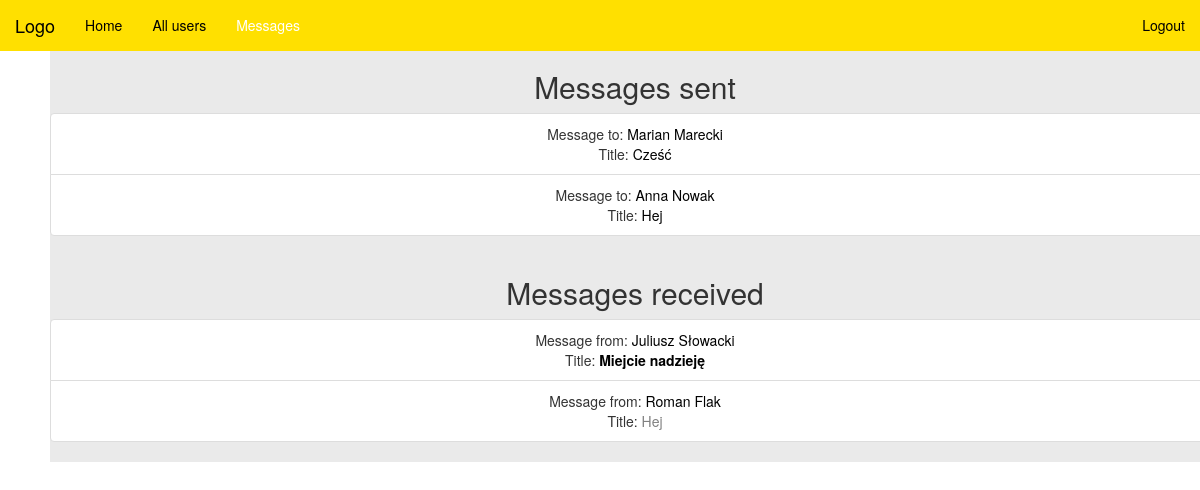
Screenshot of /messages_page.php (signed in) with the database file from the repository.
### tables this page shows
CREATE TABLE IF NOT EXISTS `Message` (
  `id` int(11) NOT NULL AUTO_INCREMENT,
  `author_id` int(11) NOT NULL,
  `receiver_id` int(11) NOT NULL,
  `title` varchar(100) NOT NULL,
  `text` varchar(255) NOT NULL,
  `status` char(1) DEFAULT NULL,
  PRIMARY KEY (`id`),
  KEY `Message_ibfk_1` (`author_id`),
  KEY `Message_ibfk_2` (`receiver_id`)
);

CREATE TABLE IF NOT EXISTS `User` (
  `id` int(11) NOT NULL AUTO_INCREMENT,
  `email` varchar(100) NOT NULL,
  `password` varchar(255) NOT NULL,
  `fullName` varchar(100) NOT NULL,
  `active` tinyint(1) DEFAULT '1',
  PRIMARY KEY (`id`),
  UNIQUE KEY `email` (`email`)
);

### src/Message.php (called while the page is built, shortened)
<?php
class Message {
    public static function loadAllMessagesSent(mysqli $conn, $userId) {
        $sql = "SELECT * FROM Message WHERE author_id = $userId";
        $result = $conn->query($sql);
        if($result->num_rows > 0) {
            $sentMessagesArray = [];
            while($row = $result->fetch_assoc()) {
                $messageSent = new Message();
                $messageSent->id = $row['id'];
                $messageSent->receiverId = $row['receiver_id'];
                $messageSent->authorId = $userId;
                $messageSent->text = $row['text'];
                $messageSent->title = $row['title'];
                $sentMessagesArray[] = $messageSent;
            }
            return $sentMessagesArray;
        }
    }
    public static function loadAllMessagesReceived(mysqli $conn, $userId) {
        $sql = "SELECT * FROM Message WHERE receiver_id = $userId";
        $result = $conn->query($sql);
        if($result->num_rows > 0) {
            $receivedMessagesArray = [];
            while($row = $result->fetch_assoc()) {
                $messageReceived = new Message();
                $messageReceived->id = $row['id'];
                $messageReceived->receiverId = $userId;
                $messageReceived->authorId = $row['author_id'];
                $messageReceived->text = $row['text'];
                $messageReceived->title = $row['title'];
                $messageReceived->status = $row['status'];
                $receivedMessagesArray[] = $messageReceived;
            }
            return $receivedMessagesArray;
        }
    }
    private $id;
    private $authorId;
    private $receiverId;
    private $title;
    private $status;
    function __construct() {
        $this->id = -1;
        $this->authorId = 0;
        $this->receiverId = 0;
        $this->title = "";
        $this->status = 0;
    }
    public function getId() {
        return $this->id;
    }
    public function getAuthorId() {
        return $this->authorId;
    }
    public function getReceiverId() {
        return $this->receiverId;
    }
    function getTitle() {
        return $this->title;
    }
    function getStatus() {
        return $this->status;
    }
}

### src/User.php (called while the page is built, shortened)
<?php
class User {
    private $fullName;
    public function __construct() {
        $this->fullName = "";
    }
    public function getFullName() {
        return $this->fullName;
    }
    public function loadFromDB(mysqli $conn, $id) {
        $sql = "SELECT * FROM User WHERE id=$id";
        $result = $conn->query($sql);
        if($result->num_rows == 1) {
            $rowUser = $result->fetch_assoc();
            $this->fullName = $rowUser['fullName'];
            return $this;
        }
        else {
            return null;
        }
    }
}

### messages_page.php (the view, shortened to what this page needs)
<!DOCTYPE html>
<?php
require_once './src/User.php';
require_once './src/Message.php';
require_once './src/connection.php';
?>
<html>
    <head>
        <link rel="stylesheet" href="./css/style.css">
        <link rel="stylesheet" href="./css/bootstrap.css">
    </head>
    <body>
        <nav class="navbar navbar-inverse navbar-fixed-top">
            <div class="container-fluid">
                <div class="navbar-header">
                    <a class="navbar-brand" href="index.php">Logo</a>
                </div>
                <div class="collapse navbar-collapse" id="myNavbar">
                    <ul class="nav navbar-nav">
                        <li><a href="index.php">Home</a></li>
                        <li><a href='all_users.php'>All users</a></li>
                        <li class="active"><a href='messages_page.php'>Messages</a></li>
                    </ul>
                    <ul class="nav navbar-nav navbar-right">
                        <li><a href='logout.php'>Logout</a> </li>
                    </ul>
                </div>
            </div>
        </nav>
        <div class="container text-center">
            <div class="row">
                <div class="col-md-12">
                    <?php
                    echo("<h2>Messages sent</h2>");
                    $userId = $_SESSION['loggedUserId'];
                    $userMessagesSent = Message::loadAllMessagesSent($conn, $userId);
                    echo("<ul class='list-group'>");
                    for ($i = 0; $i < count($userMessagesSent); $i++) {
                        $messageId = $userMessagesSent[$i]->getId();
                        $messageTitle = $userMessagesSent[$i]->getTitle();
                        $receiverId = $userMessagesSent[$i]->getReceiverId();
                        $receiver = new User();
                        $receiver->loadFromDB($conn, $receiverId);
                        $receiverName = $receiver->getFullName();
                        echo("<li class='list-group-item'>Message to:
                                <a class='tweet_link' href='user_page.php?id=$receiverId'>$receiverName</a>
                                <br>Title: <a class='tweet_link' href='message_page.php?message_id=$messageId&author_id=$userId&receiver_id=$receiverId'>$messageTitle</a></li>");
                    }
                    echo("</ul></div></div>");
                    echo("<div class='row'>
                         <div class='col-md-12'>
                         <h2>Messages received</h2>");
                    $userMessagesReceived = Message::loadAllMessagesReceived($conn, $userId);
                    echo("<ul class='list-group'>");
                    for ($i = 0; $i < count($userMessagesReceived); $i++) {
                        $messageId = $userMessagesReceived[$i]->getId();
                        $messageTitle = $userMessagesReceived[$i]->getTitle();
                        $authorId = $userMessagesReceived[$i]->getAuthorId();
                        $author = new User();
                        $author->loadFromDB($conn, $authorId);
                        $authorName = $author->getFullName();
                        if ($userMessagesReceived[$i]->getStatus() == 0) {
                            echo("<li class='list-group-item'>Message from:
                                    <a class = 'tweet_link' href='user_page.php?id=$authorId'>$authorName</a>
                                    <br>Title: <a class = 'tweet_link unread' href='message_page.php?message_id=$messageId&receiver_id=$userId&author_id=$authorId'>$messageTitle</a></li>");
                        } else {
                            echo("<li class='list-group-item'>Message from:
                                    <a class = 'tweet_link' href='user_page.php?id=$authorId'>$authorName</a>
                                    <br>Title: <a class = 'read' href='message_page.php?message_id=$messageId&receiver_id=$userId&author_id=$authorId'>$messageTitle</a></li>");
                        }
                    }
                    echo("</ul></div></div>");
                    ?>
                </div>
    </body>
</html>

### css/style.css (style rules this page uses)
.unread { color: black; font-weight: bold; }
.read { color: grey; }
.tweet_link { color: black; }

### rows the page displays
message: receiver.fullName "Marian Marecki", title "Cześć"
message: receiver.fullName "Anna Nowak", title "Hej"
message: author.fullName "Juliusz Słowacki", title "Miejcie nadzieję"
message: author.fullName "Roman Flak", title "Hej"
